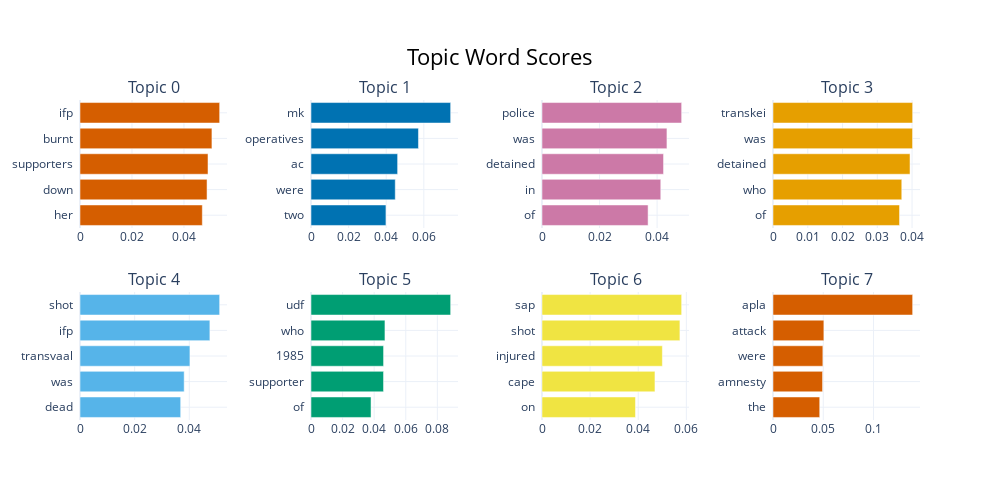

Notebook code for this chart:
### Code cell
topic_model.visualize_barchart()

### Figure 1 — Plotly figure (JSON) as saved in the notebook; plotly's stock layout.template omitted (floating-point values rounded to 4 significant figures)
{"data": [{"marker": {"color": "#D55E00"}, "orientation": "h", "type": "bar", "x": [0.04705, 0.04887, 0.04924, 0.05075, 0.05372], "xaxis": "x", "y": ["her  ", "down  ", "supporters  ", "burnt  ", "ifp  "], "yaxis": "y"}, {"marker": {"color": "#0072B2"}, "orientation": "h", "type": "bar", "x": [0.03986, 0.04481, 0.04607, 0.05715, 0.07427], "xaxis": "x2", "y": ["two  ", "were  ", "ac  ", "operatives  ", "mk  "], "yaxis": "y2"}, {"marker": {"color": "#CC79A7"}, "orientation": "h", "type": "bar", "x": [0.03687, 0.04128, 0.04224, 0.04342, 0.04853], "xaxis": "x3", "y": ["of  ", "in  ", "detained  ", "was  ", "police  "], "yaxis": "y3"}, {"marker": {"color": "#E69F00"}, "orientation": "h", "type": "bar", "x": [0.0364, 0.03704, 0.03942, 0.04015, 0.04017], "xaxis": "x4", "y": ["of  ", "who  ", "detained  ", "was  ", "transkei  "], "yaxis": "y4"}, {"marker": {"color": "#56B4E9"}, "orientation": "h", "type": "bar", "x": [0.03685, 0.03813, 0.04023, 0.04753, 0.05111], "xaxis": "x5", "y": ["dead  ", "was  ", "transvaal  ", "ifp  ", "shot  "], "yaxis": "y5"}, {"marker": {"color": "#009E73"}, "orientation": "h", "type": "bar", "x": [0.03801, 0.04593, 0.04595, 0.04683, 0.08843], "xaxis": "x6", "y": ["of  ", "supporter  ", "1985  ", "who  ", "udf  "], "yaxis": "y6"}, {"marker": {"color": "#F0E442"}, "orientation": "h", "type": "bar", "x": [0.03886, 0.04696, 0.05004, 0.05733, 0.05805], "xaxis": "x7", "y": ["on  ", "cape  ", "injured  ", "shot  ", "sap  "], "yaxis": "y7"}, {"marker": {"color": "#D55E00"}, "orientation": "h", "type": "bar", "x": [0.04648, 0.04931, 0.0496, 0.05059, 0.1389], "xaxis": "x8", "y": ["the  ", "amnesty  ", "were  ", "attack  ", "apla  "], "yaxis": "y8"}], "layout": {"annotations": [{"font": {"size": 16}, "showarrow": false, "text": "Topic 0", "x": 0.0875, "xanchor": "center", "xref": "paper", "y": 1, "yanchor": "bottom", "yref": "paper"}, {"font": {"size": 16}, "showarrow": false, "text": "Topic 1", "x": 0.3625, "xanchor": "center", "xref": "paper", "y": 1, "yanchor": "bottom", "yref": "paper"}, {"font": {"size": 16}, "showarrow": false, "text": "Topic 2", "x": 0.6375, "xanchor": "center", "xref": "paper", "y": 1, "yanchor": "bottom", "yref": "paper"}, {"font": {"size": 16}, "showarrow": false, "text": "Topic 3", "x": 0.9125, "xanchor": "center", "xref": "paper", "y": 1, "yanchor": "bottom", "yref": "paper"}, {"font": {"size": 16}, "showarrow": false, "text": "Topic 4", "x": 0.0875, "xanchor": "center", "xref": "paper", "y": 0.4, "yanchor": "bottom", "yref": "paper"}, {"font": {"size": 16}, "showarrow": false, "text": "Topic 5", "x": 0.3625, "xanchor": "center", "xref": "paper", "y": 0.4, "yanchor": "bottom", "yref": "paper"}, {"font": {"size": 16}, "showarrow": false, "text": "Topic 6", "x": 0.6375, "xanchor": "center", "xref": "paper", "y": 0.4, "yanchor": "bottom", "yref": "paper"}, {"font": {"size": 16}, "showarrow": false, "text": "Topic 7", "x": 0.9125, "xanchor": "center", "xref": "paper", "y": 0.4, "yanchor": "bottom", "yref": "paper"}], "height": 500, "hoverlabel": {"bgcolor": "white", "font": {"family": "Rockwell", "size": 16}}, "showlegend": false, "title": {"font": {"color": "Black", "size": 22}, "text": "Topic Word Scores", "x": 0.5, "xanchor": "center", "yanchor": "top"}, "width": 1000, "xaxis": {"anchor": "y", "domain": [0, 0.175], "showgrid": true}, "xaxis2": {"anchor": "y2", "domain": [0.275, 0.45], "showgrid": true}, "xaxis3": {"anchor": "y3", "domain": [0.55, 0.725], "showgrid": true}, "xaxis4": {"anchor": "y4", "domain": [0.825, 1], "showgrid": true}, "xaxis5": {"anchor": "y5", "domain": [0, 0.175], "showgrid": true}, "xaxis6": {"anchor": "y6", "domain": [0.275, 0.45], "showgrid": true}, "xaxis7": {"anchor": "y7", "domain": [0.55, 0.725], "showgrid": true}, "xaxis8": {"anchor": "y8", "domain": [0.825, 1], "showgrid": true}, "yaxis": {"anchor": "x", "domain": [0.6, 1], "showgrid": true}, "yaxis2": {"anchor": "x2", "domain": [0.6, 1], "showgrid": true}, "yaxis3": {"anchor": "x3", "domain": [0.6, 1], "showgrid": true}, "yaxis4": {"anchor": "x4", "domain": [0.6, 1], "showgrid": true}, "yaxis5": {"anchor": "x5", "domain": [0, 0.4], "showgrid": true}, "yaxis6": {"anchor": "x6", "domain": [0, 0.4], "showgrid": true}, "yaxis7": {"anchor": "x7", "domain": [0, 0.4], "showgrid": true}, "yaxis8": {"anchor": "x8", "domain": [0, 0.4], "showgrid": true}}}
